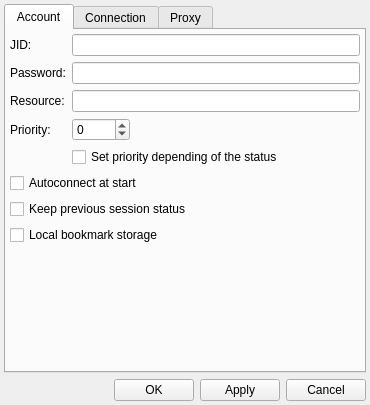
<?xml version="1.0" encoding="UTF-8"?>
<ui version="4.0">
 <class>jAccountSettingsClass</class>
 <widget class="QWidget" name="jAccountSettingsClass">
  <property name="geometry">
   <rect>
    <x>0</x>
    <y>0</y>
    <width>370</width>
    <height>405</height>
   </rect>
  </property>
  <property name="windowTitle">
   <string>jAccountSettings</string>
  </property>
  <layout class="QVBoxLayout" name="verticalLayout_3">
   <property name="margin">
    <number>4</number>
   </property>
   <item>
    <widget class="QTabWidget" name="tabWidget">
     <property name="currentIndex">
      <number>0</number>
     </property>
     <widget class="QWidget" name="tab">
      <attribute name="title">
       <string>Account</string>
      </attribute>
      <layout class="QFormLayout" name="formLayout">
       <property name="labelAlignment">
        <set>Qt::AlignLeading|Qt::AlignLeft|Qt::AlignVCenter</set>
       </property>
       <property name="margin">
        <number>4</number>
       </property>
       <item row="0" column="0">
        <widget class="QLabel" name="label">
         <property name="text">
          <string>JID:</string>
         </property>
        </widget>
       </item>
       <item row="0" column="1">
        <widget class="QLineEdit" name="jidEdit">
         <property name="readOnly">
          <bool>true</bool>
         </property>
        </widget>
       </item>
       <item row="1" column="0">
        <widget class="QLabel" name="label_2">
         <property name="text">
          <string>Password:</string>
         </property>
        </widget>
       </item>
       <item row="1" column="1">
        <widget class="QLineEdit" name="paswdEdit">
         <property name="inputMask">
          <string/>
         </property>
         <property name="echoMode">
          <enum>QLineEdit::Password</enum>
         </property>
        </widget>
       </item>
       <item row="2" column="0">
        <widget class="QLabel" name="label_3">
         <property name="text">
          <string>Resource:</string>
         </property>
        </widget>
       </item>
       <item row="2" column="1">
        <widget class="QLineEdit" name="resourceEdit">
         <property name="inputMask">
          <string/>
         </property>
        </widget>
       </item>
       <item row="3" column="0">
        <widget class="QLabel" name="label_10">
         <property name="text">
          <string>Priority:</string>
         </property>
        </widget>
       </item>
       <item row="3" column="1">
        <layout class="QVBoxLayout" name="verticalLayout_2">
         <item>
          <layout class="QHBoxLayout" name="horizontalLayout">
           <item>
            <widget class="QSpinBox" name="prioritySpinBox">
             <property name="minimum">
              <number>-9999</number>
             </property>
             <property name="maximum">
              <number>9999</number>
             </property>
            </widget>
           </item>
           <item>
            <spacer name="horizontalSpacer_2">
             <property name="orientation">
              <enum>Qt::Horizontal</enum>
             </property>
             <property name="sizeHint" stdset="0">
              <size>
               <width>40</width>
               <height>20</height>
              </size>
             </property>
            </spacer>
           </item>
          </layout>
         </item>
         <item>
          <widget class="QCheckBox" name="priorityCheck">
           <property name="text">
            <string>Set priority depending of the status</string>
           </property>
          </widget>
         </item>
        </layout>
       </item>
       <item row="4" column="0" colspan="2">
        <widget class="QCheckBox" name="autologinCheck">
         <property name="text">
          <string>Autoconnect at start</string>
         </property>
        </widget>
       </item>
       <item row="5" column="0" colspan="2">
        <widget class="QCheckBox" name="previousStatusCheck">
         <property name="text">
          <string>Keep previous session status</string>
         </property>
        </widget>
       </item>
       <item row="6" column="0" colspan="2">
        <widget class="QCheckBox" name="localBookmarkCheck">
         <property name="toolTip">
          <string>Use this option for servers doesn't support bookmark</string>
         </property>
         <property name="text">
          <string>Local bookmark storage</string>
         </property>
        </widget>
       </item>
      </layout>
     </widget>
     <widget class="QWidget" name="tab_2">
      <attribute name="title">
       <string>Connection</string>
      </attribute>
      <layout class="QGridLayout" name="gridLayout_3">
       <property name="margin">
        <number>4</number>
       </property>
       <item row="0" column="0">
        <widget class="QLabel" name="label_4">
         <property name="text">
          <string>Encrypt connection:</string>
         </property>
        </widget>
       </item>
       <item row="2" column="0" colspan="2">
        <widget class="QCheckBox" name="compressCheckBox">
         <property name="text">
          <string>Compress traffic (if possible)</string>
         </property>
         <property name="checked">
          <bool>true</bool>
         </property>
        </widget>
       </item>
       <item row="4" column="0">
        <widget class="QLabel" name="label_5">
         <property name="text">
          <string>Host:</string>
         </property>
        </widget>
       </item>
       <item row="4" column="2">
        <widget class="QLabel" name="label_6">
         <property name="text">
          <string>Port:</string>
         </property>
        </widget>
       </item>
       <item row="5" column="0" colspan="2">
        <widget class="QLineEdit" name="hostEdit">
         <property name="enabled">
          <bool>false</bool>
         </property>
        </widget>
       </item>
       <item row="5" column="2">
        <widget class="QSpinBox" name="portSpinBox">
         <property name="enabled">
          <bool>false</bool>
         </property>
         <property name="maximum">
          <number>65535</number>
         </property>
         <property name="value">
          <number>5222</number>
         </property>
        </widget>
       </item>
       <item row="6" column="1">
        <spacer name="verticalSpacer_2">
         <property name="orientation">
          <enum>Qt::Vertical</enum>
         </property>
         <property name="sizeHint" stdset="0">
          <size>
           <width>148</width>
           <height>46</height>
          </size>
         </property>
        </spacer>
       </item>
       <item row="3" column="0" colspan="2">
        <widget class="QCheckBox" name="manualCheckBox">
         <property name="text">
          <string>Manually set server host and port</string>
         </property>
        </widget>
       </item>
       <item row="0" column="1" colspan="2">
        <widget class="QComboBox" name="tlsComboBox">
         <property name="currentIndex">
          <number>1</number>
         </property>
         <item>
          <property name="text">
           <string>Never</string>
          </property>
         </item>
         <item>
          <property name="text">
           <string>When available</string>
          </property>
         </item>
         <item>
          <property name="text">
           <string>Always</string>
          </property>
         </item>
        </widget>
       </item>
      </layout>
     </widget>
     <widget class="QWidget" name="tab_3">
      <attribute name="title">
       <string>Proxy</string>
      </attribute>
      <layout class="QVBoxLayout" name="verticalLayout">
       <property name="margin">
        <number>4</number>
       </property>
       <item>
        <layout class="QFormLayout" name="formLayout_3">
         <property name="labelAlignment">
          <set>Qt::AlignLeading|Qt::AlignLeft|Qt::AlignVCenter</set>
         </property>
         <item row="0" column="0">
          <widget class="QLabel" name="label_7">
           <property name="text">
            <string>Proxy type:</string>
           </property>
          </widget>
         </item>
         <item row="0" column="1">
          <widget class="QComboBox" name="proxyTypeComboBox">
           <property name="currentIndex">
            <number>0</number>
           </property>
           <item>
            <property name="text">
             <string>None</string>
            </property>
           </item>
           <item>
            <property name="text">
             <string>HTTP</string>
            </property>
           </item>
           <item>
            <property name="text">
             <string>SOCKS 5</string>
            </property>
           </item>
           <item>
            <property name="text">
             <string>Default</string>
            </property>
           </item>
          </widget>
         </item>
         <item row="1" column="0">
          <widget class="QLabel" name="label_8">
           <property name="text">
            <string>Host:</string>
           </property>
          </widget>
         </item>
         <item row="1" column="1">
          <widget class="QLineEdit" name="proxyHostEdit"/>
         </item>
         <item row="2" column="0">
          <widget class="QLabel" name="label_9">
           <property name="text">
            <string>Port:</string>
           </property>
          </widget>
         </item>
         <item row="2" column="1">
          <widget class="QSpinBox" name="proxyPortSpinBox">
           <property name="maximum">
            <number>65535</number>
           </property>
           <property name="value">
            <number>80</number>
           </property>
          </widget>
         </item>
        </layout>
       </item>
       <item>
        <widget class="QCheckBox" name="proxyAuthBox">
         <property name="text">
          <string>Authentication</string>
         </property>
        </widget>
       </item>
       <item>
        <layout class="QFormLayout" name="formLayout_4">
         <property name="labelAlignment">
          <set>Qt::AlignLeading|Qt::AlignLeft|Qt::AlignVCenter</set>
         </property>
         <item row="0" column="0">
          <widget class="QLabel" name="userNameLabel">
           <property name="text">
            <string>User name:</string>
           </property>
          </widget>
         </item>
         <item row="0" column="1">
          <widget class="QLineEdit" name="proxyUserEdit"/>
         </item>
         <item row="1" column="0">
          <widget class="QLabel" name="userPasswordLabel">
           <property name="text">
            <string>Password:</string>
           </property>
          </widget>
         </item>
         <item row="1" column="1">
          <widget class="QLineEdit" name="proxyPasswordEdit">
           <property name="echoMode">
            <enum>QLineEdit::Password</enum>
           </property>
          </widget>
         </item>
        </layout>
       </item>
       <item>
        <spacer name="verticalSpacer_3">
         <property name="orientation">
          <enum>Qt::Vertical</enum>
         </property>
         <property name="sizeHint" stdset="0">
          <size>
           <width>20</width>
           <height>137</height>
          </size>
         </property>
        </spacer>
       </item>
      </layout>
     </widget>
    </widget>
   </item>
   <item>
    <layout class="QHBoxLayout" name="horizontalLayout_2">
     <item>
      <spacer name="horizontalSpacer">
       <property name="orientation">
        <enum>Qt::Horizontal</enum>
       </property>
       <property name="sizeHint" stdset="0">
        <size>
         <width>318</width>
         <height>20</height>
        </size>
       </property>
      </spacer>
     </item>
     <item>
      <widget class="QPushButton" name="okButton">
       <property name="text">
        <string>OK</string>
       </property>
      </widget>
     </item>
     <item>
      <widget class="QPushButton" name="applyButton">
       <property name="text">
        <string>Apply</string>
       </property>
      </widget>
     </item>
     <item>
      <widget class="QPushButton" name="cancelButton">
       <property name="text">
        <string>Cancel</string>
       </property>
      </widget>
     </item>
    </layout>
   </item>
  </layout>
 </widget>
 <layoutdefault spacing="6" margin="11"/>
 <tabstops>
  <tabstop>paswdEdit</tabstop>
  <tabstop>autologinCheck</tabstop>
  <tabstop>compressCheckBox</tabstop>
  <tabstop>manualCheckBox</tabstop>
  <tabstop>hostEdit</tabstop>
  <tabstop>portSpinBox</tabstop>
  <tabstop>proxyTypeComboBox</tabstop>
  <tabstop>proxyHostEdit</tabstop>
  <tabstop>proxyPortSpinBox</tabstop>
  <tabstop>proxyAuthBox</tabstop>
  <tabstop>proxyUserEdit</tabstop>
  <tabstop>proxyPasswordEdit</tabstop>
  <tabstop>tabWidget</tabstop>
  <tabstop>okButton</tabstop>
  <tabstop>applyButton</tabstop>
  <tabstop>cancelButton</tabstop>
 </tabstops>
 <resources/>
 <connections>
  <connection>
   <sender>cancelButton</sender>
   <signal>clicked()</signal>
   <receiver>jAccountSettingsClass</receiver>
   <slot>close()</slot>
   <hints>
    <hint type="sourcelabel">
     <x>514</x>
     <y>443</y>
    </hint>
    <hint type="destinationlabel">
     <x>513</x>
     <y>294</y>
    </hint>
   </hints>
  </connection>
  <connection>
   <sender>okButton</sender>
   <signal>clicked()</signal>
   <receiver>jAccountSettingsClass</receiver>
   <slot>okButtonClicked()</slot>
   <hints>
    <hint type="sourcelabel">
     <x>377</x>
     <y>443</y>
    </hint>
    <hint type="destinationlabel">
     <x>513</x>
     <y>341</y>
    </hint>
   </hints>
  </connection>
  <connection>
   <sender>applyButton</sender>
   <signal>clicked()</signal>
   <receiver>jAccountSettingsClass</receiver>
   <slot>applyButtonClicked()</slot>
   <hints>
    <hint type="sourcelabel">
     <x>443</x>
     <y>443</y>
    </hint>
    <hint type="destinationlabel">
     <x>516</x>
     <y>321</y>
    </hint>
   </hints>
  </connection>
  <connection>
   <sender>manualCheckBox</sender>
   <signal>clicked(bool)</signal>
   <receiver>hostEdit</receiver>
   <slot>setEnabled(bool)</slot>
   <hints>
    <hint type="sourcelabel">
     <x>92</x>
     <y>104</y>
    </hint>
    <hint type="destinationlabel">
     <x>130</x>
     <y>141</y>
    </hint>
   </hints>
  </connection>
  <connection>
   <sender>manualCheckBox</sender>
   <signal>clicked(bool)</signal>
   <receiver>portSpinBox</receiver>
   <slot>setEnabled(bool)</slot>
   <hints>
    <hint type="sourcelabel">
     <x>179</x>
     <y>104</y>
    </hint>
    <hint type="destinationlabel">
     <x>472</x>
     <y>137</y>
    </hint>
   </hints>
  </connection>
  <connection>
   <sender>proxyAuthBox</sender>
   <signal>toggled(bool)</signal>
   <receiver>proxyUserEdit</receiver>
   <slot>setEnabled(bool)</slot>
   <hints>
    <hint type="sourcelabel">
     <x>184</x>
     <y>139</y>
    </hint>
    <hint type="destinationlabel">
     <x>221</x>
     <y>168</y>
    </hint>
   </hints>
  </connection>
  <connection>
   <sender>proxyAuthBox</sender>
   <signal>toggled(bool)</signal>
   <receiver>proxyPasswordEdit</receiver>
   <slot>setEnabled(bool)</slot>
   <hints>
    <hint type="sourcelabel">
     <x>184</x>
     <y>139</y>
    </hint>
    <hint type="destinationlabel">
     <x>221</x>
     <y>198</y>
    </hint>
   </hints>
  </connection>
  <connection>
   <sender>priorityCheck</sender>
   <signal>clicked(bool)</signal>
   <receiver>prioritySpinBox</receiver>
   <slot>setDisabled(bool)</slot>
   <hints>
    <hint type="sourcelabel">
     <x>269</x>
     <y>137</y>
    </hint>
    <hint type="destinationlabel">
     <x>105</x>
     <y>138</y>
    </hint>
   </hints>
  </connection>
  <connection>
   <sender>autologinCheck</sender>
   <signal>clicked(bool)</signal>
   <receiver>previousStatusCheck</receiver>
   <slot>setEnabled(bool)</slot>
   <hints>
    <hint type="sourcelabel">
     <x>184</x>
     <y>194</y>
    </hint>
    <hint type="destinationlabel">
     <x>184</x>
     <y>220</y>
    </hint>
   </hints>
  </connection>
 </connections>
 <slots>
  <slot>okButtonClicked()</slot>
  <slot>applyButtonClicked()</slot>
 </slots>
</ui>
